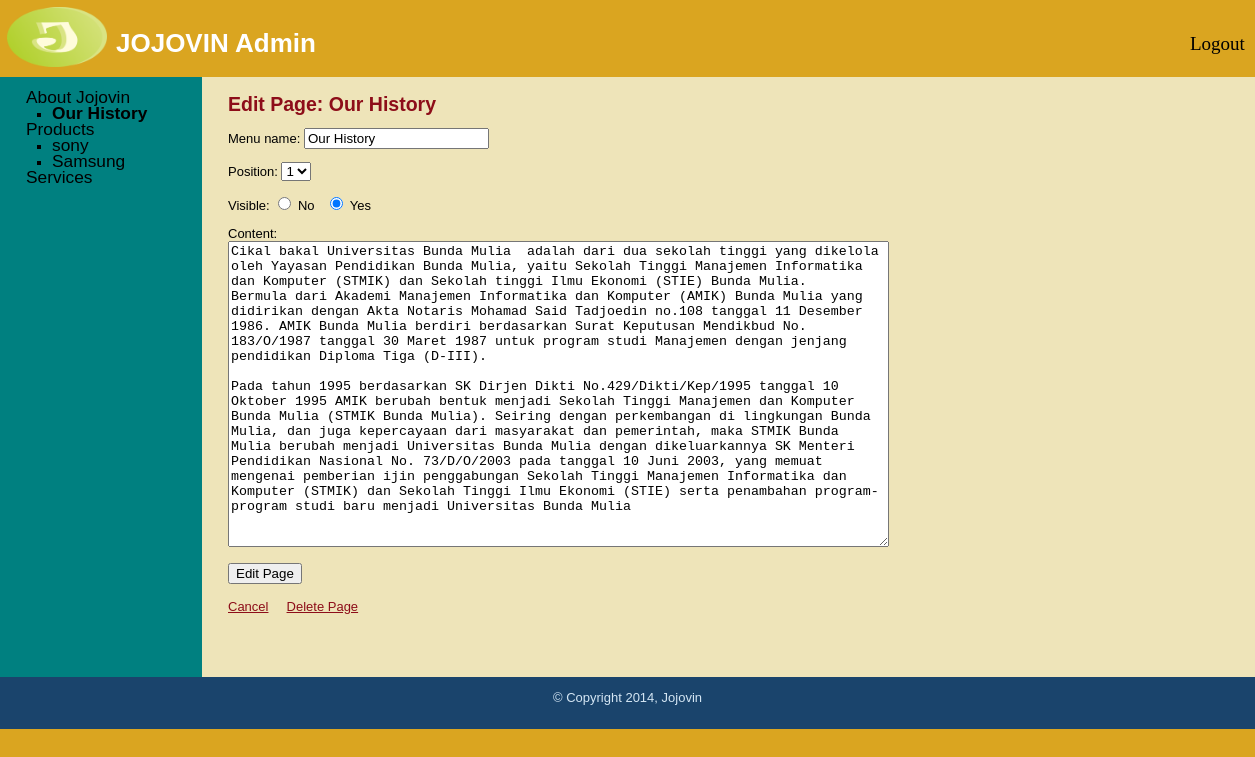
/edit_page.php?page=2 (signed in), run on the app's committed database.
### tables this page shows
CREATE TABLE IF NOT EXISTS `logo` (
  `id` int(11) NOT NULL AUTO_INCREMENT,
  `file` text NOT NULL,
  PRIMARY KEY (`id`)
);

CREATE TABLE IF NOT EXISTS `subjects` (
  `id` int(11) NOT NULL AUTO_INCREMENT,
  `menu_name` varchar(30) NOT NULL,
  `position` int(3) NOT NULL,
  `visible` tinyint(1) NOT NULL,
  PRIMARY KEY (`id`)
);

CREATE TABLE IF NOT EXISTS `pages` (
  `id` int(11) NOT NULL AUTO_INCREMENT,
  `subject_id` int(11) NOT NULL,
  `menu_name` varchar(30) NOT NULL,
  `position` int(3) NOT NULL,
  `visible` tinyint(1) NOT NULL,
  `content` text NOT NULL,
  PRIMARY KEY (`id`),
  KEY `subject_id` (`subject_id`)
);

### public/edit_page.php (the view, shortened to what this page needs)
<?php require_once("../includes/db_connection.php"); ?>
<?php require_once("../includes/functions.php"); ?>
<?php find_selected_page(); ?>
<?php $layout_context = "admin"; ?>
<?php include("../includes/layouts/header.php"); ?>
<div id="main">
	<div id="navigation">
		<?php echo navigation($current_subject,$current_page); ?>
	</div>
	<div id="page">
	<h2>Edit Page: <?php echo htmlentities($current_page["menu_name"]); ?></h2>
	<form action="edit_page.php?page=<?php echo urlencode($current_page["id"]); ?>" method="post">
		<p>Menu name:
			<input type="text" name="menu_name" value="<?php echo htmlentities($current_page["menu_name"]);?>" />
		</p>
		<p>Position:
			<select name="position">
			<?php
				$page_set = find_pages_for_subject($current_page["subject_id"]);
				$page_count = mysqli_num_rows($page_set);
				for($count=1; $count <= $page_count; $count++){
					echo "<option value=\"{$count}\"";
					if($current_page["position"] == $count){
						echo " selected";
					}
					echo ">{$count}</option>";
				}
			?>
			</select>
		</p>
		<p>Visible:
			<input type="radio" name="visible" value="0" <?php if($current_page["visible"] == 0){echo "checked";} ?> /> No
			&nbsp;
			<input type="radio" name="visible" value="1" <?php if($current_page["visible"] == 1){echo "checked";} ?> /> Yes
		</p>
		<p>Content:<br />
			<textarea name="content" rows="20" cols="80"><?php echo htmlentities($current_page["content"]); ?></textarea>
		</p>
		<input type="submit" name="submit" value="Edit Page" />
	</form>
	<br />
	<a href="manage_content.php?page=<?php echo urlencode($current_page["id"]); ?>">Cancel</a>
	<a href="delete_page.php?page=<?php echo urlencode($current_page["id"]); ?>" onclick="return confirm('Are you sure?');">Delete Page</a>
	</div>
</div>
<?php include("../includes/layouts/footer.php"); ?>

### includes/layouts/header.php (shortened to what this page needs)
<?php require_once("../includes/db_connection.php"); ?>
<?php
$query = "SELECT * FROM logo";
$result = mysqli_query($connection,$query);
?>
<!DOCTYPE html>
<html>
	<head>
		<link href="stylesheets/public.css" media="all" rel="stylesheet" type="text/css"/>
	</head>
	<body>
		<div id = "header">
		<div id="logo">
				<?php
					while($line = mysqli_fetch_assoc($result)) {
				?>
				<a href="index.php"><img src="<?php echo $line['file']; ?>" /></a>
				<?php
					}
				?>
			</div>
			<div id="title"><h1>JOJOVIN <?php if($layout_context == "admin"){echo "Admin";} ?></h1></div>
			<div id="login">
				<?php
					if($layout_context == "admin"){
						echo "<a href=\"logout.php\">Logout</a>";
					}else{
						echo "<a href=\"contact_us.php\">Contact Us</a>";
						echo "<a href=\"login.php\">Login</a>";
					}
				?>
			</div>
		</div>

### includes/functions.php (shortened to what this page needs)
<?php
	function find_all_subjects($public=true){
		global $connection;
		$query = "SELECT * ";
		$query .= "FROM subjects ";
		$query .= "ORDER BY position ASC";
		$subject_set = mysqli_query($connection, $query);
		return $subject_set;
	}
	function find_pages_for_subject($subject_id, $public=true){
		global $connection;
		$safe_subject_id = mysqli_real_escape_string($connection,$subject_id);
		$query = "SELECT * ";
		$query .= "FROM pages ";
		$query .= "WHERE subject_id = {$safe_subject_id} ";
		if($public){
			$query .= "AND visible = 1 ";
		}
		$query .= "ORDER BY position ASC";
		$page_set = mysqli_query($connection, $query);
		return $page_set;
	}
	function find_page_by_id($page_id, $public=true){
		global $connection;
		$safe_page_id = mysqli_real_escape_string($connection,$page_id);
		$query = "SELECT * ";
		$query .= "FROM pages ";
		$query .= "WHERE id = {$safe_page_id} ";
		$query .= "LIMIT 1";
		$page_set = mysqli_query($connection, $query);
		if($page = mysqli_fetch_assoc($page_set)){
			return $page;
		}else{
			return null;
		}
	}
	function find_selected_page($public=false){
		if(isset($_GET["subject"])){
			$current_subject = find_subject_by_id($_GET["subject"], $public);
			if($current_subject && $public){
				$current_page = find_default_page_for_subject($current_subject["id"]);
			}else{
				$current_page = null;
			}
		}elseif(isset($_GET["page"])){
			$current_subject = null;
			$current_page = find_page_by_id($_GET["page"], $public);
		}else{
			$current_subject = null;
			$current_page = null;
		}
	}
	function navigation($subject_array,$page_array){
		$output = "<ul class=\"subjects\">";
		$subject_set = find_all_subjects(false);
		while($subject = mysqli_fetch_assoc($subject_set)){
			$output .= "<li";
			$output .= ">";
			$output .= "<a href=\"manage_content.php?subject=";
			$output .= urlencode($subject["id"]);
			$output .= "\">";
			$output .= htmlentities($subject["menu_name"]);
			$output .= "</a>";
			$page_set = find_pages_for_subject($subject["id"], false);
			$output .= "<ul class=\"pages\">";
			while($page = mysqli_fetch_assoc($page_set)){
				$output .= "<li";
				if($page_array && $page["id"] == $page_array["id"]){
					$output .= " class=\"selected\"";
				}
				$output .= ">";
				$output .= "<a href=\"manage_content.php?page=";
				$output .= urlencode($page["id"]);
				$output .= "\">";
				$output .= htmlentities($page["menu_name"]);
				$output .= "</a></li>";
			}
			$output .= "</ul></li>";
		}
		$output .= "</ul>";
		return $output;
	}
?>

### public/stylesheets/public.css (style rules this page uses)
html { height:100%; width:100%; }
body { width: 100%; height:100%; margin:0; padding:0; border:0; font-family:arial; font-size:13px; line-height:15px; background:#DAA520; }
img { border: none; }
a { color: #8D0D19; }
#header { height: 70px; margin:0; padding:0; text-align:left; background:#DAA520;; color:white; }
#header h1 { padding:1em; margin:0; }
#main { height:600px; width:100%; margin:0; padding:0; background:#EEE4B9; }
#navigation { float:left; width:150px; height:100%; margin:0; padding:0 2em; color:black; background:#008080; }
#navigation a { color:black; text-decoration:none; font-size:13pt; padding-bottom:5px; margin-top:5px; }
ul.subjects { margin:1em 0; padding-left:0; list-style:none; }
ul.pages { padding-left:2em; list-style:square; font-weight:normal; }
.selected { font-weight:bold; }
#page { float:left; height:100%; padding-left:2em; vertical-align:top; background:#EEE4B9; color:black;width:1000px; }
#page h2 { color:#8D0D19; margin-top: 1em; }
#login { position:relative; font-size:30px; padding-left:1170px; margin-top:-45px; float:left; }
#login a { font-family:Nyala; text-decoration:none; color:black; font-size:19px; padding-left:20px; }
#title { float:left; margin-left:90px; position:relative; margin-top:-60px; }
#logo { margin-top:7px; margin-left:7px; position:relative; }
#logo img { height:60px; width:100px; }

### data on the page
logo: file (picture)
subjects: value "About Jojovin"
pages: value "Our History", menu_name "Our History", position "1", visible "☑", content "Cikal bakal Universitas Bunda Mulia adalah dari dua sekolah tinggi yang dikelola oleh Yayasan Pendidikan Bunda Mulia, yaitu Sekolah Tinggi Manajemen Informatika dan Komputer (STMIK) dan Sekolah tinggi Ilmu Ekonomi (STIE) Bunda Mulia. Bermula dari Akademi Manajemen Informatika dan Komputer (AMIK) Bunda Mulia yang didirikan dengan Akta Notaris Mohamad Said Tadjoedin no.108 tanggal 11 Desember 1986. AMIK Bunda Mulia berdiri berdasarkan Surat Keputusan Mendikbud No. 183/O/1987 tanggal 30 Maret 1987 untuk program studi Manajemen dengan jenjang pendidikan Diploma Tiga (D-III). Pada tahun 1995 berdasarkan SK Dirjen Dikti No.429/Dikti/Kep/1995 tanggal 10 Oktober 1995 AMIK berubah bentuk menjadi…"
subjects: value "Products"
pages: value "sony"
pages: value "Samsung"
subjects: value "Services"
